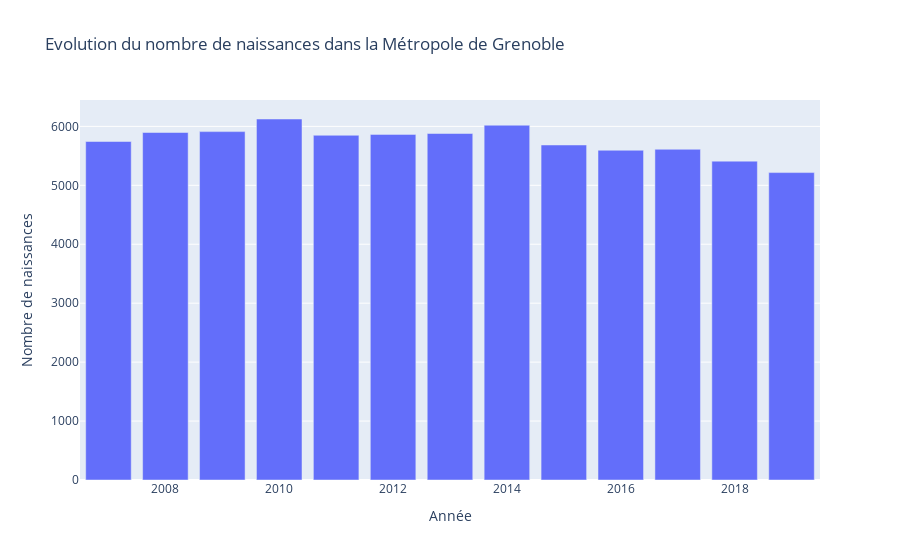

The code cell stored with this chart in its notebook:
### Code cell
fig = px.bar(data_pop_tot_com, x="annee", y="nombre_naissances",
             title="Evolution du nombre de naissances dans la Métropole de Grenoble",
             labels={"annee":"Année","nombre_naissances":"Nombre de naissances"})
fig.show()

### Figure 1 — Plotly figure (JSON) as saved in the notebook; plotly's stock layout.template omitted (floating-point values rounded to 4 significant figures)
{"data": [{"hovertemplate": "Année=%{x}<br>Nombre de naissances=%{y}<extra></extra>", "legendgroup": "", "marker": {"color": "#636efa", "pattern": {"shape": ""}}, "name": "", "orientation": "v", "showlegend": false, "textposition": "auto", "type": "bar", "x": [2007, 2008, 2009, 2010, 2011, 2012, 2013, 2014, 2015, 2016, 2017, 2018, 2019], "xaxis": "x", "y": [5743, 5896, 5911, 6125, 5849, 5864, 5879, 6020, 5684, 5595, 5611, 5410, 5216], "yaxis": "y"}], "layout": {"barmode": "relative", "legend": {"tracegroupgap": 0}, "title": {"text": "Evolution du nombre de naissances dans la Métropole de Grenoble"}, "xaxis": {"anchor": "y", "domain": [0, 1], "title": {"text": "Année"}}, "yaxis": {"anchor": "x", "domain": [0, 1], "title": {"text": "Nombre de naissances"}}}}
